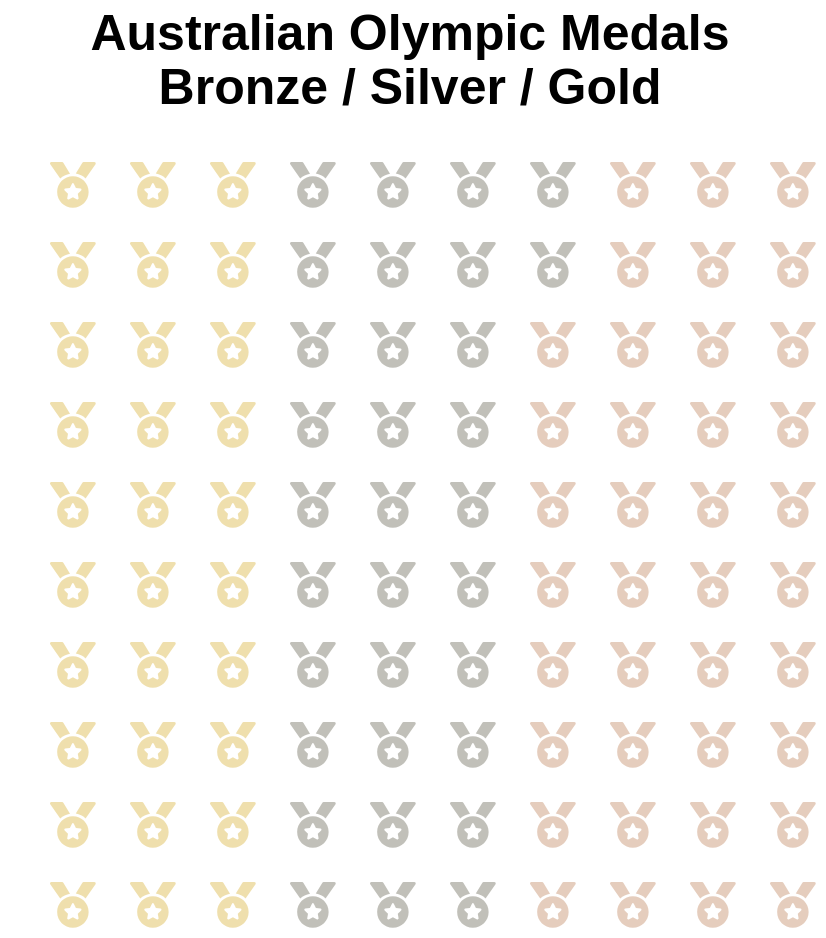

Express this chart as Vega-Lite.
### Vega-Lite specification from a JSON file in a GitHub repository (floating-point values rounded to 4 significant figures)
{"$schema": "https://vega.github.io/schema/vega-lite/v5.json", "title": {"text": ["Australian Olympic Medals", "Bronze / Silver / Gold"], "fontSize": 25}, "config": {"view": {"stroke": ""}}, "width": 400, "height": 400, "background": "rgba(255, 255, 255, 0)", "data": {"values": [{"id": 1}, {"id": 2}, {"id": 3}, {"id": 4}, {"id": 5}, {"id": 6}, {"id": 7}, {"id": 8}, {"id": 9}, {"id": 10}, {"id": 11}, {"id": 12}, {"id": 13}, {"id": 14}, {"id": 15}, {"id": 16}, {"id": 17}, {"id": 18}, {"id": 19}, {"id": 20}, {"id": 21}, {"id": 22}, {"id": 23}, {"id": 24}, {"id": 25}, {"id": 26}, {"id": 27}, {"id": 28}, {"id": 29}, {"id": 30}, {"id": 31}, {"id": 32}, {"id": 33}, {"id": 34}, {"id": 35}, {"id": 36}, {"id": 37}, {"id": 38}, {"id": 39}, {"id": 40}, {"id": 41}, {"id": 42}, {"id": 43}, {"id": 44}, {"id": 45}, {"id": 46}, {"id": 47}, {"id": 48}, {"id": 49}, {"id": 50}, {"id": 51}, {"id": 52}, {"id": 53}, {"id": 54}, {"id": 55}, {"id": 56}, {"id": 57}, {"id": 58}, {"id": 59}, {"id": 60}, {"id": 61}, {"id": 62}, {"id": 63}, {"id": 64}, {"id": 65}, {"id": 66}, {"id": 67}, {"id": 68}, {"id": 69}, {"id": 70}, {"id": 71}, {"id": 72}, {"id": 73}, {"id": 74}, {"id": 75}, {"id": 76}, {"id": 77}, {"id": 78}, {"id": 79}, {"id": 80}, {"id": 81}, {"id": 82}, {"id": 83}, {"id": 84}, {"id": 85}, {"id": 86}, {"id": 87}, {"id": 88}, {"id": 89}, {"id": 90}, {"id": 91}, {"id": 92}, {"id": 93}, {"id": 94}, {"id": 95}, {"id": 96}, {"id": 97}, {"id": 98}, {"id": 99}, {"id": 100}]}, "transform": [{"calculate": "ceil (datum.id/10)", "as": "col"}, {"calculate": "datum.id - datum.col*10", "as": "row"}], "mark": {"type": "point", "filled": true}, "encoding": {"x": {"field": "col", "type": "ordinal", "axis": null}, "y": {"field": "row", "type": "ordinal", "axis": null}, "shape": {"value": "M223.7 130.8L149.1 7.77C147.1 2.949 141.9 0 136.3 0H16.03c-12.95 0-20.53 14.58-13.1 25.18l111.3 158.9C143.9 156.4 181.7 137.3 223.7 130.8zM256 160c-97.25 0-176 78.75-176 176S158.8 512 256 512s176-78.75 176-176S353.3 160 256 160zM348.5 317.3l-37.88 37l8.875 52.25c1.625 9.25-8.25 16.5-16.63 12l-46.88-24.62L209.1 418.5c-8.375 4.5-18.25-2.75-16.63-12l8.875-52.25l-37.88-37C156.6 310.6 160.5 299 169.9 297.6l52.38-7.625L245.7 242.5c2-4.25 6.125-6.375 10.25-6.375S264.2 238.3 266.2 242.5l23.5 47.5l52.38 7.625C351.6 299 355.4 310.6 348.5 317.3zM495.1 0H375.7c-5.621 0-10.83 2.949-13.72 7.77l-73.76 122.1c42 6.5 79.88 25.62 109.5 53.38l111.3-158.9C516.5 14.58 508.9 0 495.1 0z"}, "color": {"condition": [{"test": "datum['id'] <= 62 && datum['id'] > 30", "value": "rgb(167,165,156)"}, {"test": "datum['id'] <= 30", "value": "rgb(232,210,138)"}], "value": "rgb(219,184,162)"}, "size": {"value": 0.008}}}
